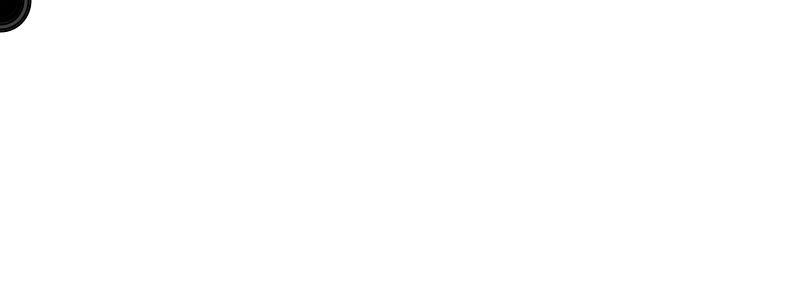
Frame 1 (no input)
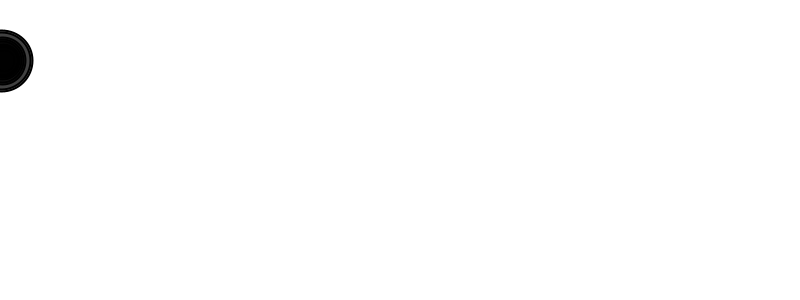
Frame 60 (the mouse pressed at the canvas centre just before this capture)
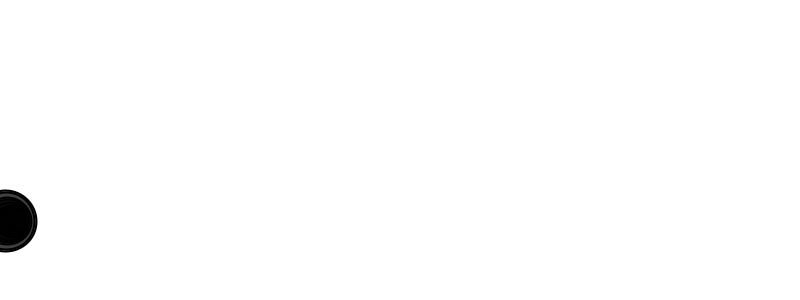
Frame 120 (the mouse held since frame 60 and released just before this capture)

The Processing sketch that drew these frames (run headless with seeded random() and noise(); from frame 60 on, the mouse is pressed at the canvas centre):

// Processing sketch: Forces
// ── Forces.pde

Body[] bodies = new Body[10];

void setup() {
  size(800, 300);
  for (int i = 0; i < bodies.length; i++) {
    bodies[i] = new Body(random(1, 4), 0, 0);
  }
}

float timeSinceLastFrame = 0;

void draw() {
  background(255);
  
  float deltaTime = 0.001 * (millis()-timeSinceLastFrame) ;
  
  timeSinceLastFrame = millis();

  for (int i = 0; i < bodies.length; i++) {

    PVector wind = new PVector(10, 0);
    PVector gravity = new PVector(0, 100*bodies[i].mass);

    bodies[i].applyForce(wind);
    bodies[i].applyForce(gravity);

    bodies[i].update(deltaTime);
    bodies[i].display();
    bodies[i].checkEdges();
  }
}
// ── Body.pde
class Body {
 

  PVector pos;
  PVector vel;
  PVector forces;
  float mass;

  Body(float m, float x , float y) {
    mass = m;
    pos = new PVector(x,y);
    vel = new PVector(0,0);
    forces = new PVector(0,0);
  }
  
  void applyForce(PVector force) {
    forces.add(force);
  }
  
  void integrate(float deltaTime) {
    PVector acceleration = PVector.div(forces,mass);
    vel.add(PVector.mult(acceleration,deltaTime));
    pos.add(PVector.mult(vel,deltaTime));
    forces.mult(0);
  }
  
  void update(float deltaTime){
    integrate(deltaTime);
  }
  
  
  

  void display() {
    stroke(0);
    strokeWeight(2);
    fill(0,127);
    ellipse(pos.x,pos.y,mass*16,mass*16);
  }

  void checkEdges() {

    if (pos.x > width) {
      pos.x = width;
      vel.x *= -1;
    } else if (pos.x < 0) {
      vel.x *= -1;
      pos.x = 0;
    }

    if (pos.y > height) {
      vel.y *= -1;
      pos.y = height;
    }

  }

}
